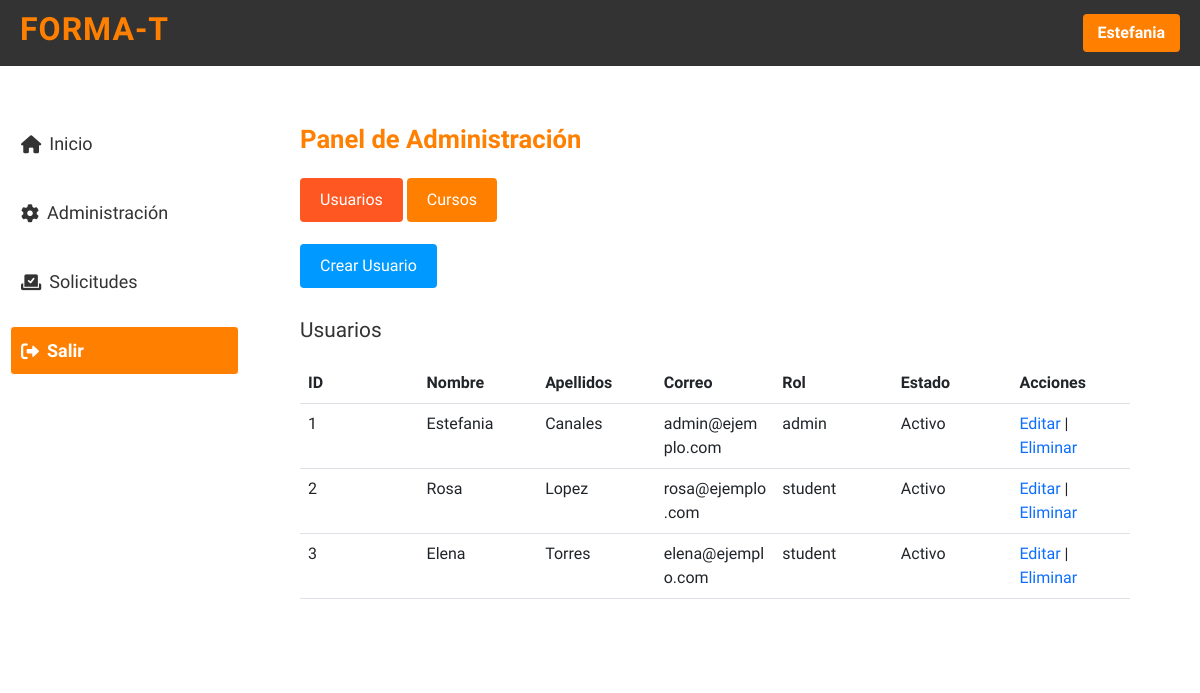
The app's page /public/pages/admin.php (signed in), older data.
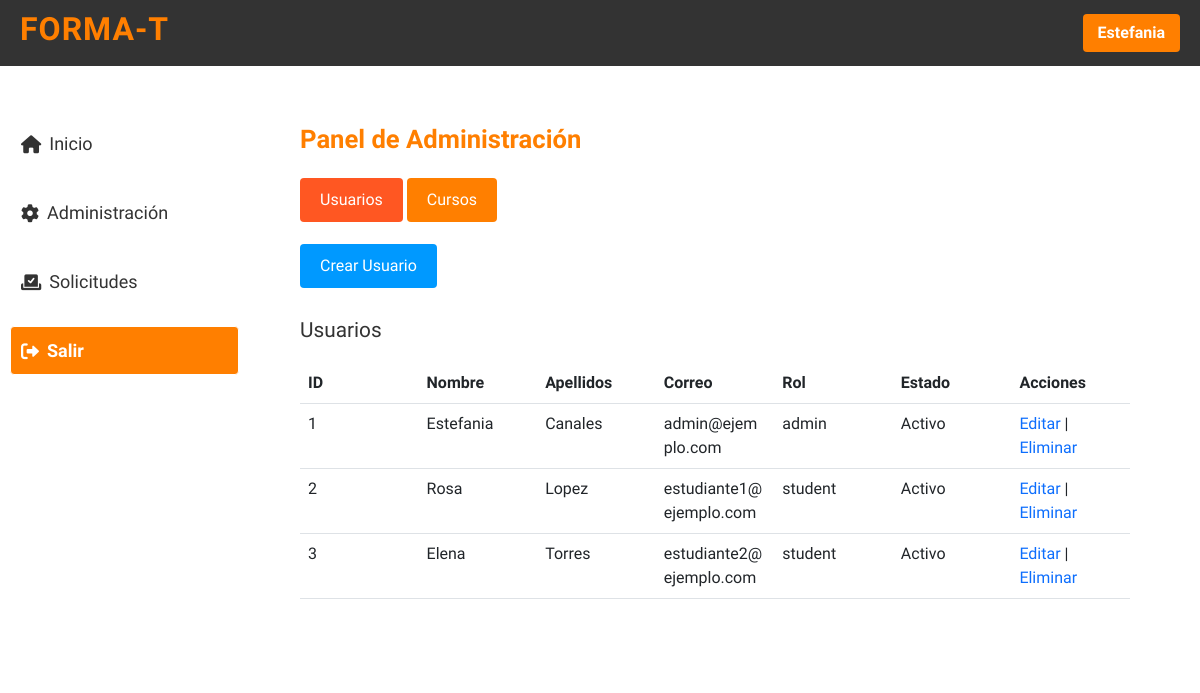
The same page, newer data.
### tables this page shows
CREATE TABLE `users` (
  `user_id` INT NOT NULL AUTO_INCREMENT,
  `first_name` VARCHAR(100) NOT NULL,
  `last_name` VARCHAR(100) NOT NULL,
  `email` VARCHAR(100) NOT NULL UNIQUE,
  `password` VARCHAR(255) NOT NULL, 
  `role` ENUM('admin', 'student') NOT NULL,
  `status` TINYINT DEFAULT 1, 
  `phone` VARCHAR(15),
  PRIMARY KEY (`user_id`)
);

### models/Connection.php (called while the page is built, shortened)
<?php
class Connection {
    private function connect() {
        $host = getenv('DB_HOST') ?: 'localhost';
        $port = getenv('DB_PORT') ?: 3306;
        $dbname = getenv('DB_NAME') ?: 'format_db';
        $user = getenv('DB_USER') ?: 'root';
        $password = getenv('DB_PASSWORD') ?: '';
        try {
            $this->conn = new PDO("mysql:host=$host;port=$port;dbname=$dbname;charset=utf8", $user, $password);
        } catch (PDOException $e) {
            die("Error en la conexión: " . $e->getMessage());
        }
    }
}
?>

### models/User.php (called while the page is built, shortened)
<?php
require_once 'Connection.php';
class User extends Connection {
    public function getAllUsers() {
        $sql = "SELECT * FROM users";
        $stmt = $this->conn->prepare($sql);
        $stmt->execute();
        return $stmt->fetchAll(PDO::FETCH_ASSOC);
    }
}
?>

### public/pages/admin.php (the view, shortened to what this page needs)
<?php
require_once '../../models/User.php';
$user = new User();
$showAllUsers = $user->getAllUsers();
?>
<!DOCTYPE html>
<html lang="es">
<head>
    <?php require_once '../includes/styles.php'; ?>
    <link rel="stylesheet" href="../resources/css/menu.css"/>
    <link rel="stylesheet" href="../resources/css/admin.css">
</head>
<body>
    <?php require_once '../includes/header.php'; ?>
    <div class="layout-container">
        <?php require_once '../includes/menu.php'; ?>
        <div class="admin-content">
            <h1>Panel de Administración</h1>
            <div class="tabs">
                <div class="tab-buttons">
                    <button class="tab-button active" onclick="openTab(event, 'users')" data-tab="users">Usuarios</button>
                    <button class="tab-button" onclick="openTab(event, 'courses')" data-tab="courses">Cursos</button>
                </div>
            </div>
            <div class="btn-container">
                <a href="create-user.php?tab=users" class="btn-create" id="createUserBtn">Crear Usuario</a>
            </div>
            <div id="users" class="tab-content active">
                <h2>Usuarios</h2>
                <table class="table table-hover">
                    <thead>
                        <tr>
                            <th>ID</th>
                            <th>Nombre</th>
                            <th>Apellidos</th>
                            <th>Correo</th>
                            <th>Rol</th>
                            <th>Estado</th>
                            <th>Acciones</th>
                        </tr>
                    </thead>
                    <tbody>
                        <?php
                        if ($showAllUsers && count($showAllUsers) > 0) {
                            foreach ($showAllUsers as $user) {
                                echo '<tr>';
                                echo '<td>' . htmlspecialchars($user['user_id']) . '</td>';
                                echo '<td>' . htmlspecialchars($user['first_name']) . '</td>';
                                echo '<td>' . htmlspecialchars($user['last_name']) . '</td>';
                                echo '<td>' . htmlspecialchars($user['email']) . '</td>';
                                echo '<td>' . htmlspecialchars($user['role']) . '</td>';
                                echo '<td>' . ($user['status'] == 1 ? 'Activo' : 'Inactivo') . '</td>';
                                echo '<td><a href="edit-user.php?id=' . $user['user_id'] . '&tab=users">Editar</a> | <a href="delete-user.php?id=' . $user['user_id'] . '&tab=users">Eliminar</a></td>';
                                echo '</tr>';
                            }
                        } else {
                            echo '<tr><td colspan="7">No hay usuarios registrados.</td></tr>';
                        }
                        ?>
                    </tbody>
                </table>
            </div>
        </div>
    </div>
</body>
</html>

### public/includes/styles.php (shortened to what this page needs)
<link rel="stylesheet" href="https://cdnjs.cloudflare.com/ajax/libs/font-awesome/6.0.0/css/all.min.css">
<link href="https://cdn.jsdelivr.net/npm/bootstrap@5.3.0-alpha1/dist/css/bootstrap.min.css" rel="stylesheet">
<link rel="stylesheet" href="../resources/css/global.css">
<link rel="stylesheet" href="../resources/css/header.css"/>

### public/includes/header.php (shortened to what this page needs)
<?php
$userName = isset($_SESSION['user_name']) ? $_SESSION['user_name'] : null;
?>
<!DOCTYPE html>
<html lang="es">
<head>
</head>
<body>
    <header class="header">
        <div class="header-container">
            <h1 class="logo">FORMA-T</h1>
            <div style="display: flex; align-items: center;">
                <?php if ($userName): ?>
                    <button class="name-button" id="nameButton">
                        <span id="user_name"><?php echo htmlspecialchars($userName); ?></span>
                    </button>
                <?php endif; ?>
            </div>
        </div>
    </header>
</body>
</html>

### public/includes/menu.php (shortened to what this page needs)
<div class="sidebar">
    <ul>
        <li><a href="../pages/dashboard.php" class="menu-item inicio"><i class="fa-solid fa-house"></i>Inicio</a></li>
        <?php if ($_SESSION['role'] === 'admin'): ?>
            <li><a href="../pages/admin.php" class="menu-item configuracion"><i class="fa-solid fa-gear"></i>Administración</a></li>
            <li>
                <a href="../pages/requests.php" class="menu-item configuracion">
                    <i class="fa-solid fa-check-to-slot"></i>Solicitudes
                </a>
            </li>
        <?php endif; ?>
        <li><a href="../../controllers/logout_process.php" class="menu-item logout"><i class="fa-solid fa-right-from-bracket"></i>Salir</a></li>
    </ul>
</div>

### public/resources/css/global.css (style rules this page uses)
* { font-family: 'Work Sans'; }

### public/resources/css/header.css (style rules this page uses)
* { margin: 0; padding: 0; box-sizing: border-box; }
.header { background-color: #333333; color: #ffffff; padding: 10px 20px; display: flex; justify-content: space-between; align-items: center; box-shadow: 0 2px 4px rgba(0, 0, 0, 0.1); width: 100%; }
.header-container { display: flex; justify-content: space-between; align-items: center; width: 100%; }
.logo { font-size: 2rem; color: #ff7f00; letter-spacing: 1px; font-weight: 700; }
.name-button { background-color: #ff7f00; color: #ffffff; padding: 7px 15px; border: none; border-radius: 4px; font-size: 1em; font-weight: 600; transition: background-color 0.3s; }

### public/resources/css/menu.css (style rules this page uses)
.layout-container { display: flex; width: 100%; height: 100%; }
.sidebar { background-color: #ffffff; color: #333333; width: 250px; padding-top: 30px; position: fixed; height: 100%; border-right: 1px solid #ffffff; display: flex; flex-direction: column; }
.sidebar ul { list-style-type: none; padding-left: 0; flex-grow: 1; margin-top: 3px; }
.sidebar ul li { margin: 20px 0; }
.sidebar ul li a { color: #333333; text-decoration: none; font-size: 18px; margin-left: 10px; margin-right: 10px; display: flex; align-items: center; padding: 10px; border-radius: 4px; border: 1px solid #ffffff; transition: background-color 0.3s, border 0.3s; cursor: pointer; }
.sidebar ul li a.logout { color: #ffffff; background-color: #ff7f00; text-decoration: none; font-weight: 600; border-radius: 4px; transition: background-color 0.3s, transform 0.3s; box-sizing: border-box; }
.sidebar ul li a.menu-item i { margin-right: 8px; }
.menu-item { position: relative; }

### public/resources/css/admin.css (style rules this page uses)
.admin-content { margin-left: 250px; padding: 58px 70px 50px 50px; background-color: #ffffff; flex: 1; height: 100%; overflow-y: auto; }
.admin-content h1 { font-size: 1.6em; color: #ff7f00; font-weight: bold; }
.tabs { display: flex; justify-content: space-between; border-bottom: 2px solid #ffffff; align-items: center; padding-top: 15px; }
.tab-button { padding: 10px 20px; cursor: pointer; border: none; border-radius: 4px; background-color: #ff7f00; font-size: 16px; transition: background-color 0.3s; color: #ffffff; }
.tab-button.active { background-color: #ff5722; color: #ffffff; }
.tab-content { display: none; padding-top: 30px; }
.tab-content.active { display: block; }
.btn-container { display: flex; justify-content: flex-start; gap: 20px; margin-top: 20px; }
.btn-create { background-color: #a0afb6; color: #ffffff; border-radius: 4px; padding: 10px 20px; border: none; cursor: pointer; font-size: 16px; text-decoration: none; transition: background-color 0.3s; }
table { width: 100%; border-collapse: collapse; margin-top: 20px; table-layout: fixed; }
th, td { padding: 10px; text-align: left; word-wrap: break-word; }
td a { text-decoration: none; }
th { background-color: #f4f4f4; }
.tab-content h2 { font-size: 1.3rem; color: #333; margin-bottom: 10px; }
.btn-create { background-color: #0099ff; color: #ffffff; padding: 10px 20px; border: none; cursor: pointer; text-decoration: none; transition: background-color 0.3s; }

Row changes from the older to the newer data that the page shows:
changed users "Rosa": email "rosa@ejemplo.com" → "estudiante1@ejemplo.com"
changed users "Elena": email "elena@ejemplo.com" → "estudiante2@ejemplo.com"
